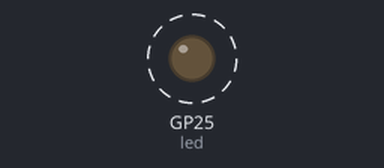
This program was run on a simulated Raspberry Pi Pico running MicroPython. On the bench: output pins drawn as LEDs (lit = HIGH). Dashed ring = blinking. What the program prints to the serial console is not drawn.

Above: at 0.2 s.
Timing chart, 0 to 3.0 s (numbered marks = the images above):
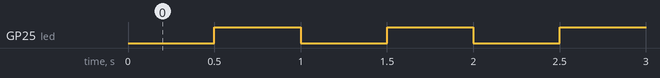

Measured:
- by itself, GP25 (led): alternates HIGH for 0.50 s and LOW for 0.50 s

The program:

09_02_blink_timer.py
```python
from machine import Pin, Timer
from utime import sleep

led = Pin(25, Pin.OUT) # For Pico W change 25 to LED see https://forums.raspberrypi.com/viewtopic.php?t=336836

def tick(timer):
    global led
    led.toggle()

Timer().init(freq=2, mode=Timer.PERIODIC, callback=tick)

x = 0
while True:
    print(x)
    x += 1
    sleep(1.2)  
```
